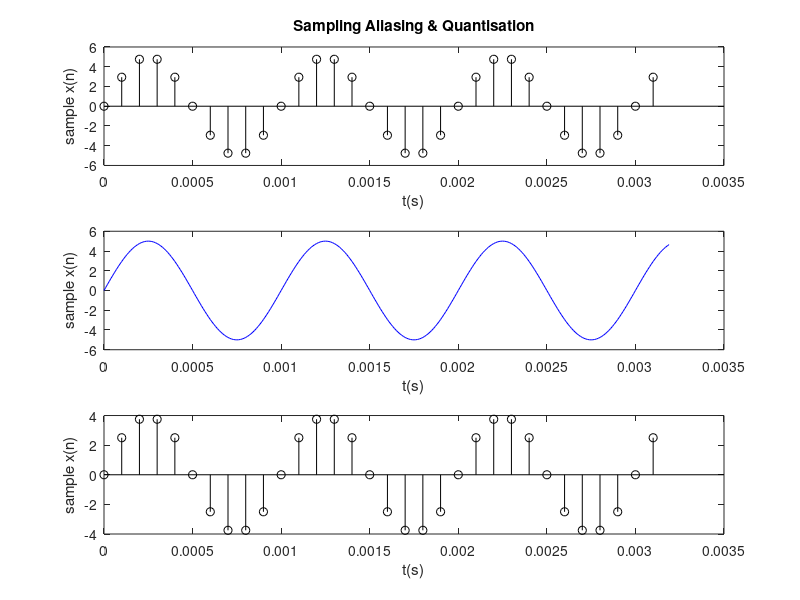

This chart was generated by the following MATLAB code:
%Sebastian Van der Borght 4meii2 A1

%variabelen
A = 5;
f = 1000;
fs = 10000;
ts = 1/fs;
n = 32;
F = f/fs;
t = (0:(n-1))*ts;
bits = 3;

%golfvorm in discrete tijdsdomein
xn = A*sin(2*pi*f*t);

%10 keer meer samples
t10 = (0: (n*10-1))*(ts/10);

%golfvorm in continue tijdsdomein
x10=A*sin(2*pi*f*t10);

%plot van golfvorm in discrete tijdsdomein
subplot(3,1,1)
stem(t, xn, 'k');
title('Sampling Aliasing & Quantisation');
xlabel('t(s)'), ylabel('sample x(n)')

%plot van golfvorm in continue tijdsdomein
subplot(3,1,2)
plot(t10, x10, 'b');
xlabel('t(s)'),ylabel('sample x(n)')

%plot van quantisatie
xq = xn / ((2*A)/(2^bits));
xq = fix(xq);
xq = xq * ((2*A)/(2^bits));
subplot(3, 1,3)
stem(t, xq, 'k');
xlabel('t(s)'),ylabel('sample x(n)')
